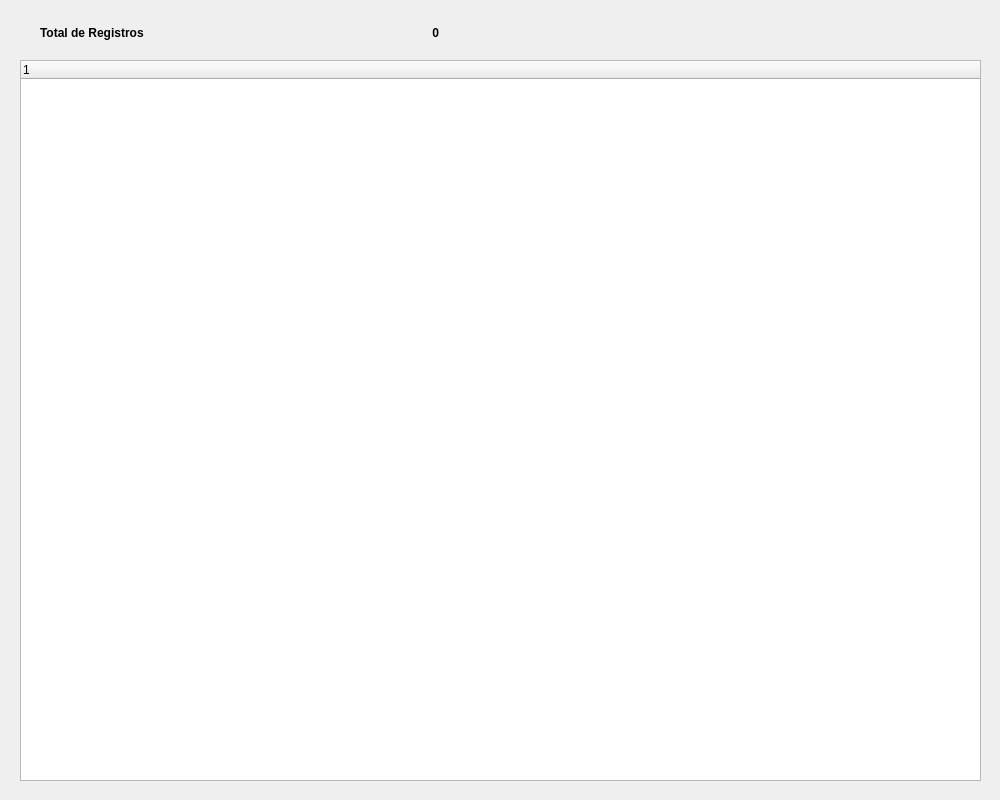
<?xml version="1.0" encoding="UTF-8"?>
<ui version="4.0">
 <class>dlgQTreeWidget</class>
 <widget class="QDialog" name="dlgQTreeWidget">
  <property name="geometry">
   <rect>
    <x>0</x>
    <y>0</y>
    <width>1000</width>
    <height>800</height>
   </rect>
  </property>
  <property name="windowTitle">
   <string>Demo del Control QTreeWidget</string>
  </property>
  <widget class="QLabel" name="lblRegistro">
   <property name="geometry">
    <rect>
     <x>40</x>
     <y>20</y>
     <width>231</width>
     <height>25</height>
    </rect>
   </property>
   <property name="font">
    <font>
     <weight>75</weight>
     <bold>true</bold>
    </font>
   </property>
   <property name="text">
    <string>Total de Registros</string>
   </property>
  </widget>
  <widget class="QLabel" name="lblTotal">
   <property name="geometry">
    <rect>
     <x>350</x>
     <y>20</y>
     <width>89</width>
     <height>25</height>
    </rect>
   </property>
   <property name="font">
    <font>
     <weight>75</weight>
     <bold>true</bold>
    </font>
   </property>
   <property name="text">
    <string>0</string>
   </property>
   <property name="alignment">
    <set>Qt::AlignRight|Qt::AlignTrailing|Qt::AlignVCenter</set>
   </property>
  </widget>
  <widget class="QTreeWidget" name="tvwData">
   <property name="geometry">
    <rect>
     <x>20</x>
     <y>60</y>
     <width>961</width>
     <height>721</height>
    </rect>
   </property>
   <column>
    <property name="text">
     <string notr="true">1</string>
    </property>
   </column>
  </widget>
 </widget>
 <resources/>
 <connections/>
</ui>
